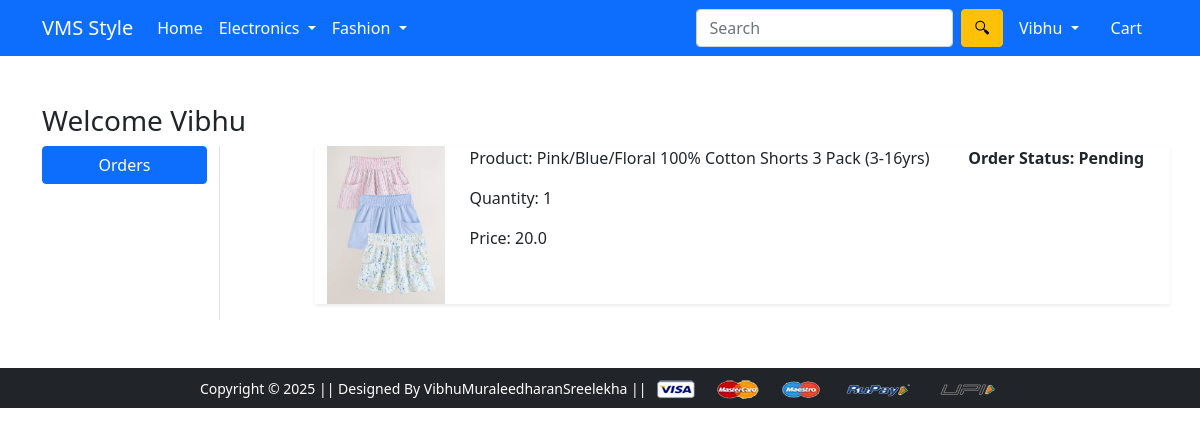
Screenshot of /orders/ (signed in) with the database file from the repository.
### app/models.py (models this page shows, shortened)
class OrderPlaced(models.Model):
    user = models.ForeignKey(User, on_delete=models.CASCADE)
    customer = models.ForeignKey(Customer, on_delete=models.CASCADE)
    product = models.ForeignKey('product', on_delete=models.CASCADE)
    quantity = models.PositiveIntegerField(default=1)
    ordered_date = models.DateTimeField(auto_now_add=True)
    status = models.CharField(max_length=50, choices=STATE_CHOICES, default='Pending')
    @property
    def total_cost(self):
        return self.quantity * self.product.discounted_price

class Product(models.Model):
        title = models.CharField(max_length=100)
        selling_price = models.FloatField()
        discounted_price = models.FloatField()
        description = models.TextField()
        brand = models.CharField(max_length=100)
        category = models.CharField(max_length=2, choices=CATEGORY_CHOICES)
        product_image = models.ImageField(upload_to='productimg')

### app/views.py (the view)
# urls.py: path('orders/', views.orders, name='orders'),
@login_required
def orders(request):
    op = OrderPlaced.objects.filter(user=request.user)
    return render(request, 'app/orders.html',{'order_placed':op})

### app/templates/app/orders.html (shortened to what this page needs)
{% extends 'app/base.html' %}
{% load static %}
{% block main-content %}
<div class="container my-5">
  <div class="row">
    <h3>Welcome <span class="text-capitalize">{{ request.user }}</span></h3>
  </div>
  <div class="row">
    <div class="col-sm-2 border-end">
      <ul class="list-unstyled">
        <li class="d-grid">
          <a href="{% url 'orders' %}" class="btn btn-primary">Orders</a>
        </li>
      </ul>
    </div>
    <div class="col-sm-9 offset-sm-1">
      {% for op in order_placed %}
      <div class="row shadow-sm mb-3">
        <div class="col-sm-2">
          <img src="{% if op.product.product_image %}{{ op.product.product_image.url }}{% else %}{% static 'app/images/no-image.png' %}{% endif %}"
               alt="{{ op.product.title }}" class="img-fluid" height="150" width="150">
        </div>
        <div class="col-sm-7">
          <p>Product: {{ op.product.title }}</p>
          <p>Quantity: {{ op.quantity }}</p>
          <p>Price: {{ op.total_cost }}</p>
        </div>
        <div class="col-sm-3 fw-bold">
          <p>Order Status: {{ op.status }}</p>
        </div>
      </div>
      {% empty %}
        <p>No orders found.</p>
      {% endfor %}
    </div>
  </div>
</div>
{% endblock main-content %}

### app/templates/app/base.html (shortened to what this page needs)
<!doctype html>
{% load static %}
<html lang="en">
  <head>
    <link href="https://cdn.jsdelivr.net/npm/bootstrap@5.0.0-beta1/dist/css/bootstrap.min.css" rel="stylesheet">
    <link rel="stylesheet" href="{% static 'app/css/owl.carousel.min.css' %}">
    <link rel="stylesheet" href="{% static 'app/css/all.min.css' %}">
    <link rel="stylesheet" href="{% static 'app/css/style.css' %}">
  </head>
  <body>
    <nav class="navbar navbar-expand-lg navbar-dark bg-primary">
     <div class="container">
       <a class="navbar-brand" href="/">VMS Style</a>
       <div class="collapse navbar-collapse" id="navbarSupportedContent">
         <ul class="navbar-nav me-auto mb-2 mb-lg-0">
           <li class="nav-item">
             <a class="nav-link active" aria-current="page" href="/">Home</a>
           </li>
           <li class="nav-item dropdown">
             <a class="nav-link dropdown-toggle text-white" href="#" id="electronicsDropdown" role="button" data-bs-toggle="dropdown" aria-expanded="false">
               Electronics
             </a>
           </li>
           <li class="nav-item dropdown">
             <a class="nav-link dropdown-toggle text-white" href="#" id="fashionDropdown" role="button" data-bs-toggle="dropdown" aria-expanded="false">
               Fashion
             </a>
           </li>
         </ul>
         <form class="d-flex">
           <input class="form-control me-2" type="search" placeholder="Search" aria-label="Search">
           <button class="btn btn-warning" type="submit">🔍︎</button>
         </form>
         <div>
          <ul class="navbar-nav me-auto mb-2 mb-lg-0">
          {%if request.user.is_authenticated %}
           <li class="nav-item dropdown mx-2">
              <a class="nav-link dropdown-toggle text-white" href="#" id="profileDropdown" role="button" data-bs-toggle="dropdown" aria-expanded="false">
                {{ request.user.username|capfirst }}
              </a>
            </li>
            <li class="nav-item mx-2">
             <a href="{% url 'showcart' %}" class="nav-link text-white"> Cart </a>
            </li>
            {% endif %}
          </ul>
         </div>
       </div>
     </div>
    </nav>
    {% block main-content %} {% endblock main-content %}
    <footer class="container-fluid bg-dark text-center p-2 mt-5">
        <small class="text-white">Copyright &copy; 2025 || Designed By VibhuMuraleedharanSreelekha || </small>
        <img src="{% static 'app/images/payment.png' %}" alt="" srcset="" class="img-fluid" height="2px">
    </footer>
  </body>
</html>

### rows the page displays
OrderPlaced: product.product_image (picture), product "Pink/Blue/Floral 100% Cotton Shorts 3 Pack (3-16yrs)", quantity "1", total_cost "20.0", status "Pending"

### other values shown
{{ request.user.username|capfirst }} "Vibhu"
{{ request.user }} "Vibhu"
